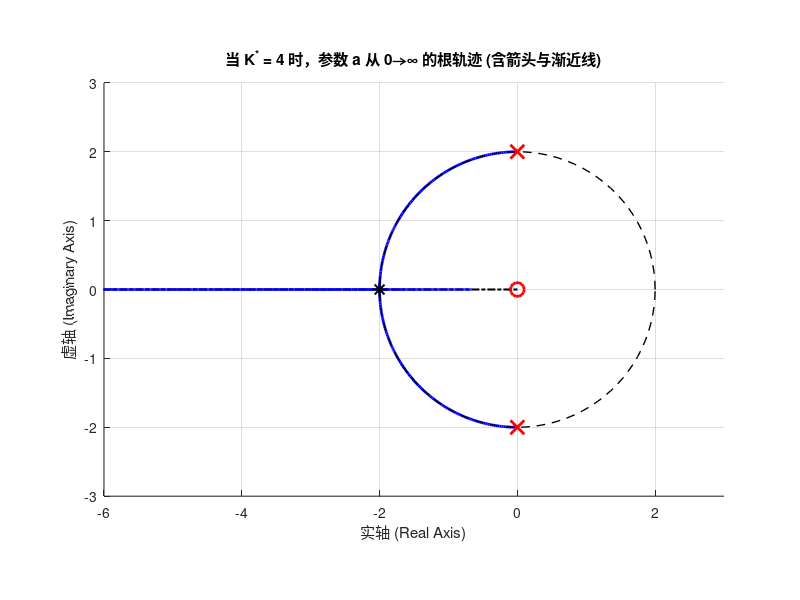

Recreate this plot in MATLAB. (Note: this script raises an error after producing the figure.)
% 单独绘制 K* = 4 时，以 a 为参变量的根轨迹 (带箭头与渐近线)
clear; clc; close all;

figure('Position', [200, 150, 700, 500], 'Name', 'K*=4 详细参数根轨迹');
hold on; grid on;
axis equal; % 保持等比例，确保圆是圆

% 1. 构造等效传递函数 Ga(s) = s / (s^2 + 4)
sys_K4 = tf([1, 0], [1, 0, 4]); 

% 获取底层数据以绘制箭头
[r, k] = rlocus(sys_K4);

% 2. 绘制渐近线 (180度，沿负实轴)
% 我们用显眼的黑色点划线画出这条渐近线
plot([-10, 0], [0, 0], 'k-.', 'LineWidth', 1.5, 'DisplayName', '渐近线 (180^\circ)');

% 3. 绘制实际的根轨迹 (蓝色实线)
plot(real(r(1,:)), imag(r(1,:)), 'b-', 'LineWidth', 2, 'DisplayName', '参数根轨迹');
plot(real(r(2,:)), imag(r(2,:)), 'b-', 'LineWidth', 2, 'HandleVisibility', 'off');

% 4. 沿着轨迹添加方向箭头
% 我们从轨迹数据中选取特定的索引点来画箭头，展示极点的流动方向
% 选取圆弧上的点和实轴上的点
arrow_indices = [15, 30, 42, 60, 80]; 
arrow_L = 0.35; % 箭头长度

for i = 1:size(r, 1) % 遍历两条分支
    for idx = arrow_indices
        if idx < length(k) - 2
            p_curr = r(i, idx);
            p_next = r(i, idx+2); 
            
            dx = real(p_next) - real(p_curr);
            dy = imag(p_next) - imag(p_curr);
            
            len = sqrt(dx^2 + dy^2);
            if len > 1e-3
                ux = (dx / len) * arrow_L;
                uy = (dy / len) * arrow_L;
                
                % 画箭头 (不参与图例显示)
                quiver(real(p_curr), imag(p_curr), ux, uy, ...
                    0, 'MaxHeadSize', 0.8, 'Color', 'b', 'LineWidth', 1.5, 'HandleVisibility', 'off');
            end
        end
    end
end

% 5. 绘制几何基准圆 x^2 + y^2 = 4 作为对比
theta = linspace(0, 2*pi, 100);
plot(2*cos(theta), 2*sin(theta), 'k--', 'LineWidth', 1, 'DisplayName', '基准圆 x^2+y^2=4');

% 6. 标记核心特征点
plot(0, 2, 'rx', 'MarkerSize', 10, 'LineWidth', 2, 'DisplayName', '起点 \pm j2 (a=0)');
plot(0, -2, 'rx', 'MarkerSize', 10, 'LineWidth', 2, 'HandleVisibility','off');
plot(0, 0, 'ro', 'MarkerSize', 10, 'LineWidth', 2, 'DisplayName', '终点 0 (a\rightarrow\infty)');
plot(-2, 0, 'k*', 'MarkerSize', 10, 'LineWidth', 1.5, 'DisplayName', '会合点 (-2, 0)');

% 7. 图表美化与视角锁定
title('当 K^* = 4 时，参数 a 从 0\rightarrow\infty 的根轨迹 (含箭头与渐近线)');
xlabel('实轴 (Real Axis)');
ylabel('虚轴 (Imaginary Axis)');

% 将 X 轴向左多留一点空间，以便看清楚渐近线和趋于无穷的箭头
axis([-6, 3, -3, 3]); 
xline(0, 'k-', 'HandleVisibility', 'off'); 
yline(0, 'k-', 'HandleVisibility', 'off');
legend('Location', 'northeastoutside'); % 将图例放外面防止遮挡图形
hold off;
